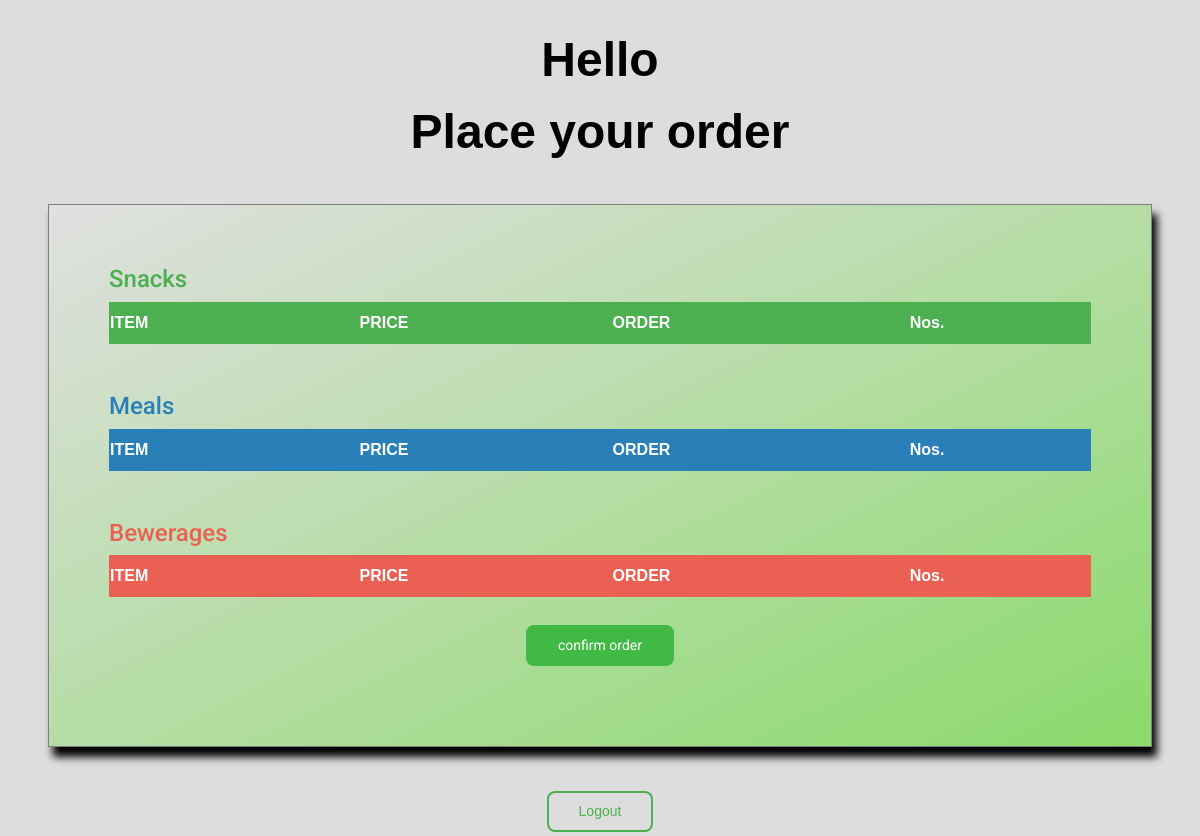
Before: /verified with the older database file.
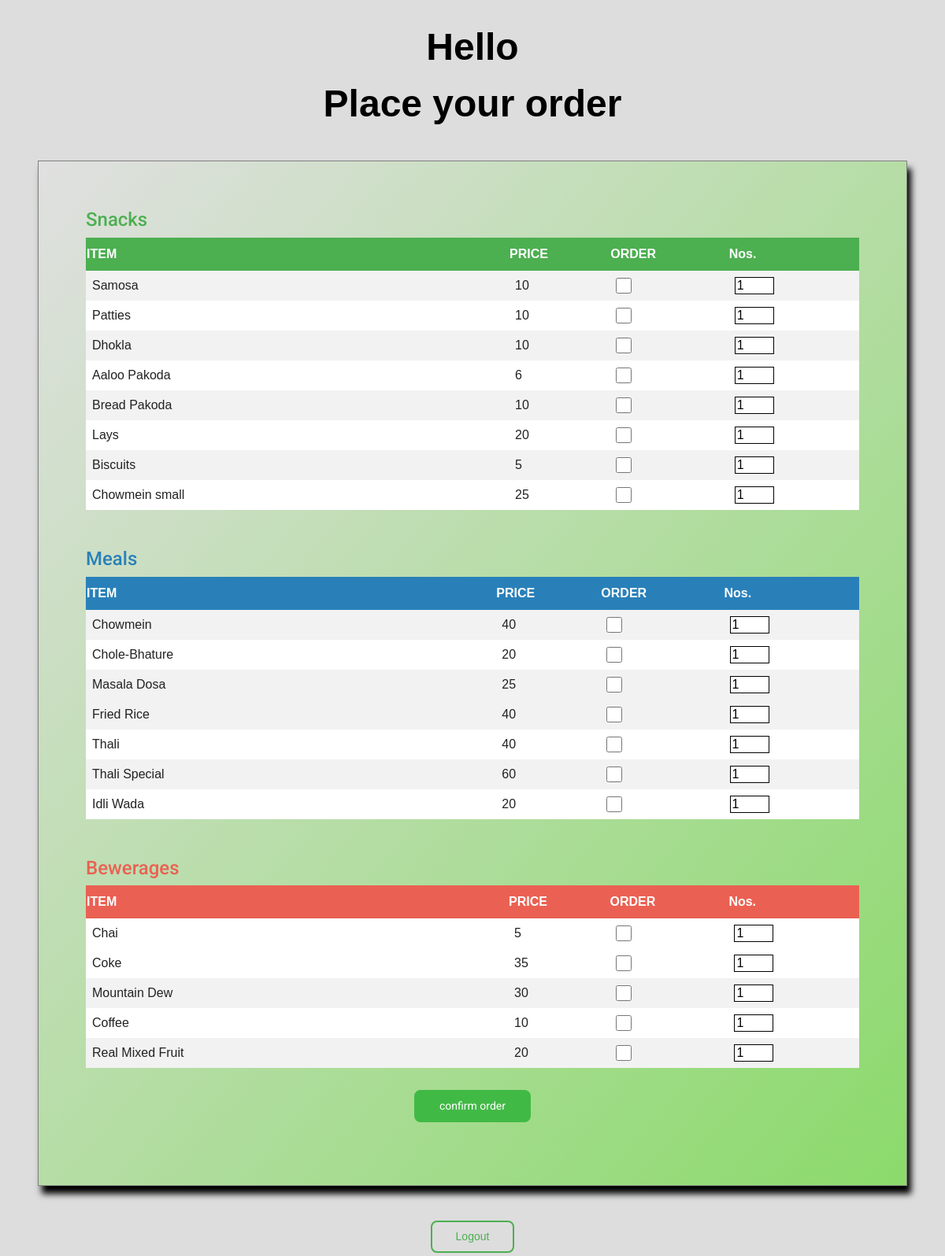
After: the same page with the newer database file.
### hello/models.py (models this page shows, shortened)
class menu(models.Model):
    item= models.CharField(max_length = 64)
    code = models.CharField(max_length = 3)
    price = models.IntegerField()
    category = models.CharField(max_length=4,default='meal')

### hello/views.py (the view)
# urls.py: path("verified",views.verified, name="verified"),
def verified(request):
    context ={
        "temp": menu.objects.all()
    }
    return render(request, "hello/verified.html",context)

### hello/templates/hello/verified.html (shortened to what this page needs)
{% extends "hello/layout.html" %}
{% block body %}
<br>
<div class="verified_top">
    <p>Hello <strong>{{ user.username }}</strong>
        <br>
        Place your order
    </p>
</div>
<div class="content2">
    <form action="{% url 'billing' %}" method='post'>
        <h4 style="color: #4CAF50;">Snacks</h4>
        <table id="table1">
        <tr id="table_first">
            <th>ITEM</th>
            <th></th><th></th><th></th><th></th><th></th>
            <th>PRICE</th>
            <th>ORDER</th>
            <th>Nos.</th>
        </tr>
        {% for gg in temp %}
        <tr>
            {% if gg.category == "snax" %}
            <td>{{gg.item}}</td>
            <td></td><td></td><td></td><td></td><td></td>
            <td>{{ gg.price }}</td>
            <td><input type="checkbox" id="check_box" value="1" name="ord{{gg.code}}"></td>
            <td><input type="number" id="quantity" value=1 name="quan{{gg.code}}" min="1" max="20"></td>
            {% endif %}
        </tr>
        {% endfor %}
        </table>
        <br><br>
        <h4 style="color: #2980b9;">Meals</h4>
        <table id="table2">
            <tr id="table_second">
                <th>ITEM</th>
                <th></th><th></th><th></th><th></th><th></th>
                <th>PRICE</th>
                <th>ORDER</th>
            <th>Nos.</th>
            </tr>
            {% for gg in temp %}
            <tr>
                {% if gg.category == "meal" %}
                <td>{{gg.item}}</td>
                <td></td><td></td><td></td><td></td><td></td>
                <td>{{ gg.price }}</td>
                <td><input type="checkbox" id="check_box" value="1" name="ord{{gg.code}}"></td>
                <td><input type="number" id="quantity" value=1 name="quan{{gg.code}}" min="1" max="20"></td>
                {% endif %}
            </tr>
            {% endfor %}
            </table>
        <br><br>
        <h4 style="color:#ea6153;">Bewerages</h4>
        <table id="table3">
            <tr id="table_third">
                <th>ITEM</th>
                <th></th><th></th><th></th><th></th><th></th>
                <th>PRICE</th>
                <th>ORDER</th>
            <th>Nos.</th>
            </tr>
            {% for gg in temp %}
            <tr>
                {% if gg.category == "bewg" %}
                <td>{{gg.item}}</td>
                <td></td><td></td><td></td><td></td><td></td>
                <td>{{ gg.price }}</td>
                <td><input type="checkbox" id="check_box" value="1" name="ord{{gg.code}}"></td>
                <td><input type="number" id="quantity" value=1 name="quan{{gg.code}}" min="1" max="20"></td>
                {% endif %}
            </tr>
            {% endfor %}
        </table>
        <br>
        <div style="justify-content: center; display: flex;">
            <input type="submit" style="position: absolute; display: none;" ><button class="buttonA">confirm order</button>
        </div>
    </form>
</div>
<div class="verified_top">
    <a href="{% url 'logout' %}"><button class="buttonB" >Logout</button></a>
</div>
<br><br>
{% endblock %}

Changed rows visible on the page:
now on this page (row edited): menu: item "Samosa", price "10", shown under "Snacks"
added menu: item "Patties", price "10", shown under "Snacks"
added menu: item "Dhokla", price "10", shown under "Snacks"
added menu: item "Aaloo Pakoda", price "6", shown under "Snacks"
added menu: item "Bread Pakoda", price "10", shown under "Snacks"
added menu: item "Lays", price "20", shown under "Snacks"
added menu: item "Biscuits", price "5", shown under "Snacks"
added menu: item "Chowmein small", price "25", shown under "Snacks"
now on this page (row edited): menu: item "Chowmein", price "40", shown under "Meals"
added menu: item "Chole-Bhature", price "20", shown under "Meals"
added menu: item "Masala Dosa", price "25", shown under "Meals"
added menu: item "Fried Rice", price "40", shown under "Meals"
added menu: item "Thali", price "40", shown under "Meals"
added menu: item "Thali Special", price "60", shown under "Meals"
added menu: item "Idli Wada", price "20", shown under "Meals"
now on this page (row edited): menu: item "Chai", price "5", shown under "Bewerages"
added menu: item "Coke", price "35", shown under "Bewerages"
added menu: item "Mountain Dew", price "30", shown under "Bewerages"
added menu: item "Coffee", price "10", shown under "Bewerages"
added menu: item "Real Mixed Fruit", price "20", shown under "Bewerages"
